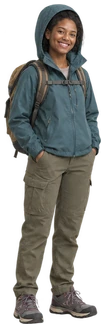
#> input picture Hotell/characters/alma-rain.webp, 105 x 328 px, given in place of exec-0a3b034a-a89d-48c9-a13d-ba90b73451a8.png, which was not available
$ python extract.py
#> lines starting #> are read from the running program, lines starting #| are printed output that depends on the picture
from PIL import Image
from pathlib import Path
import json
src=Path('/Users/remimarents/.codex/generated_images/01a1ea2f-c168-7a42-aac8-bf2047080b0f')
root=Path(__file__).resolve().parents[3]
groups=[
('exec-0a3b034a-a89d-48c9-a13d-ba90b73451a8.png','mia noah alma oliver ella leo'.split()),
('exec-9086e1dd-0623-438e-aefa-65ce4697ea2f.png','mia-baby toddler boy girl dog elder'.split()),
('exec-0dff09aa-2353-4019-9b8d-97f02a7c5899.png','mia-night mia-swim mia-party noah-night noah-swim noah-party'.split()),
('exec-53e930f8-b810-4f9d-a5d1-63d3b3048f1b.png','wheelchair-manual wheelchair-power musician alma-tour baker courier'.split()),
('exec-1a07001b-9095-465b-80c6-78ca61cb8d8a.png','mia-rain noah-rain alma-rain leo-tour technician boy-night'.split())]
manifest={}
for file,ids in groups:
 im=Image.open(src/file).convert('RGBA');w,h=im.size
#> further down, im is the input picture: PIL image 105x328 RGBA; mean R, G, B, A 62.9, 63.2, 58.8, 144.5
#> after `w, h = im.size`: w = 105; h = 328
 for i,id in enumerate(ids):
  col=i%3;row=i//3;x0=round(col*w/3);x1=round((col+1)*w/3)
  strip=im.crop((x0,0,x1,h));a=strip.getchannel('A')
  split=min(range(int(h*.46),int(h*.54)),key=lambda y:sum(a.crop((0,y,x1-x0,y+1)).getdata()))
  cell=strip.crop((0,0 if row==0 else split,x1-x0,split if row==0 else h))
  # Alpha only: do not repaint or remove any part of the generated character.
  bbox=cell.getchannel('A').point(lambda a: 255 if a>=32 else 0).getbbox();assert bbox
  cell=cell.crop(bbox);cell.thumbnail((240,320),Image.Resampling.LANCZOS)
  out=Image.new('RGBA',(cell.width+8,cell.height+8));out.paste(cell,(4,4))
  out.save(root/'characters'/f'{id}.webp',quality=90,method=6)
  manifest[id]={'file':f'{id}.webp','width':out.width,'height':out.height,'sceneHeight':{'toddler':40,'boy':54,'boy-night':54,'girl':60,'dog':30,'wheelchair-manual':58,'wheelchair-power':60}.get(id,72),'source':file,'alpha':True}
#> this loop made 6 passes
#> (split, bbox) on passes 1 to 6: (160, (4, 32, 35, 160)), (158, (0, 4, 35, 158)), (176, (0, 7, 31, 176)), (160, (13, 0, 35, 164)), (158, (0, 0, 35, 166)), (176, (0, 0, 28, 143))
#> pass 1, `strip = im.crop((x0, 0, x1, h))`:
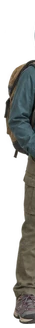
#> strip: PIL image 35x328 RGBA; mean R, G, B, A 48.8, 49.1, 45, 105.4; transparent parts drawn white
#> pass 1, `a = strip.getchannel('A')`:
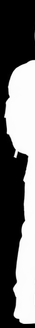
#> a: PIL image 35x328 L; min 0, max 255, mean 105.4
#> pass 1, `cell=strip.crop((0,0 if row==0 else split,x1-x0,split if row==0 else h))`:
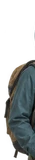
#> cell: PIL image 35x160 RGBA; mean R, G, B, A 40.5, 44.8, 43.4, 107; transparent parts drawn white
#> pass 1, `cell = cell.crop(bbox)`:
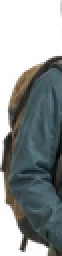
#> cell: PIL image 31x128 RGBA (shown 2 times larger); mean R, G, B, A 51.8, 57.7, 55.8, 151.1; transparent parts drawn white
#> after the loop:
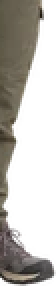
#> cell: PIL image 28x143 RGBA (shown 2 times larger); mean R, G, B, A 66.1, 62.4, 55.6, 105.8; transparent parts drawn white
#> after the loop:
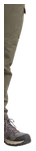
#> out: PIL image 36x151 RGBA; mean R, G, B, A 48.7, 46, 41, 77.9; transparent parts drawn white
#> after the loop, manifest = 6 items
#> pass 2 of the loop `for file,ids in groups:`:
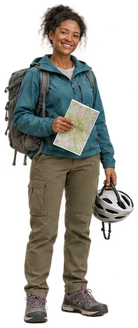
#> input picture Hotell/characters/alma-tour.webp, 138 x 328 px, given in place of exec-9086e1dd-0623-438e-aefa-65ce4697ea2f.png, which was not available
#> im is the input picture: PIL image 138x328 RGBA; mean R, G, B, A 55.6, 54.5, 48.8, 119.6
#> the loop `for i,id in enumerate(ids):` made 6 passes
#> (split, bbox) on passes 1 to 6: (166, (4, 11, 46, 166)), (150, (0, 4, 46, 150)), (169, (0, 70, 24, 169)), (166, (24, 0, 46, 158)), (150, (0, 0, 46, 173)), (169, (0, 0, 42, 148))
#> pass 1, `a = strip.getchannel('A')`:
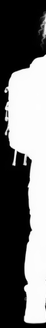
#> a: PIL image 46x328 L; min 0, max 255, mean 109.5
#> after the loop `for i,id in enumerate(ids):`:
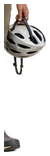
#> out: PIL image 50x156 RGBA; mean R, G, B, A 39.7, 36.5, 34.2, 59.1; transparent parts drawn white
#> after the loop `for i,id in enumerate(ids):`: manifest = 12 items
#> (the run stopped early here; a loop or call above may not have finished)
